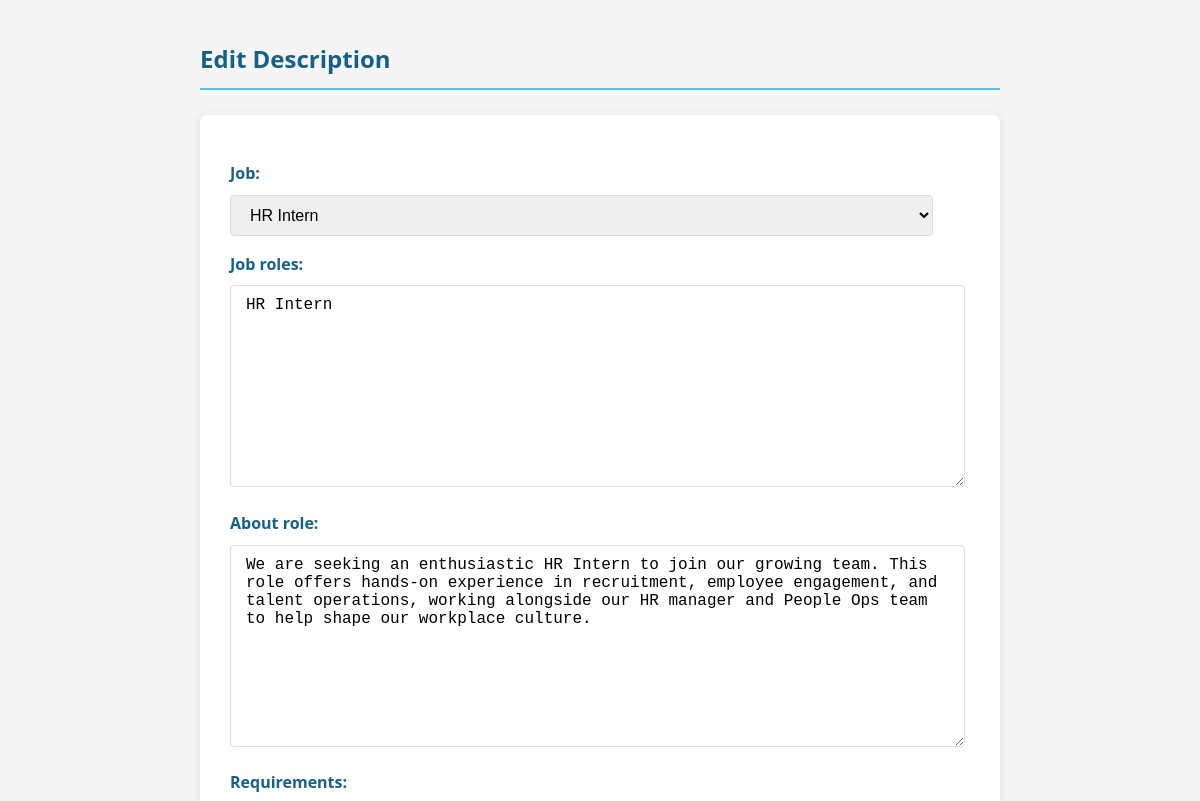
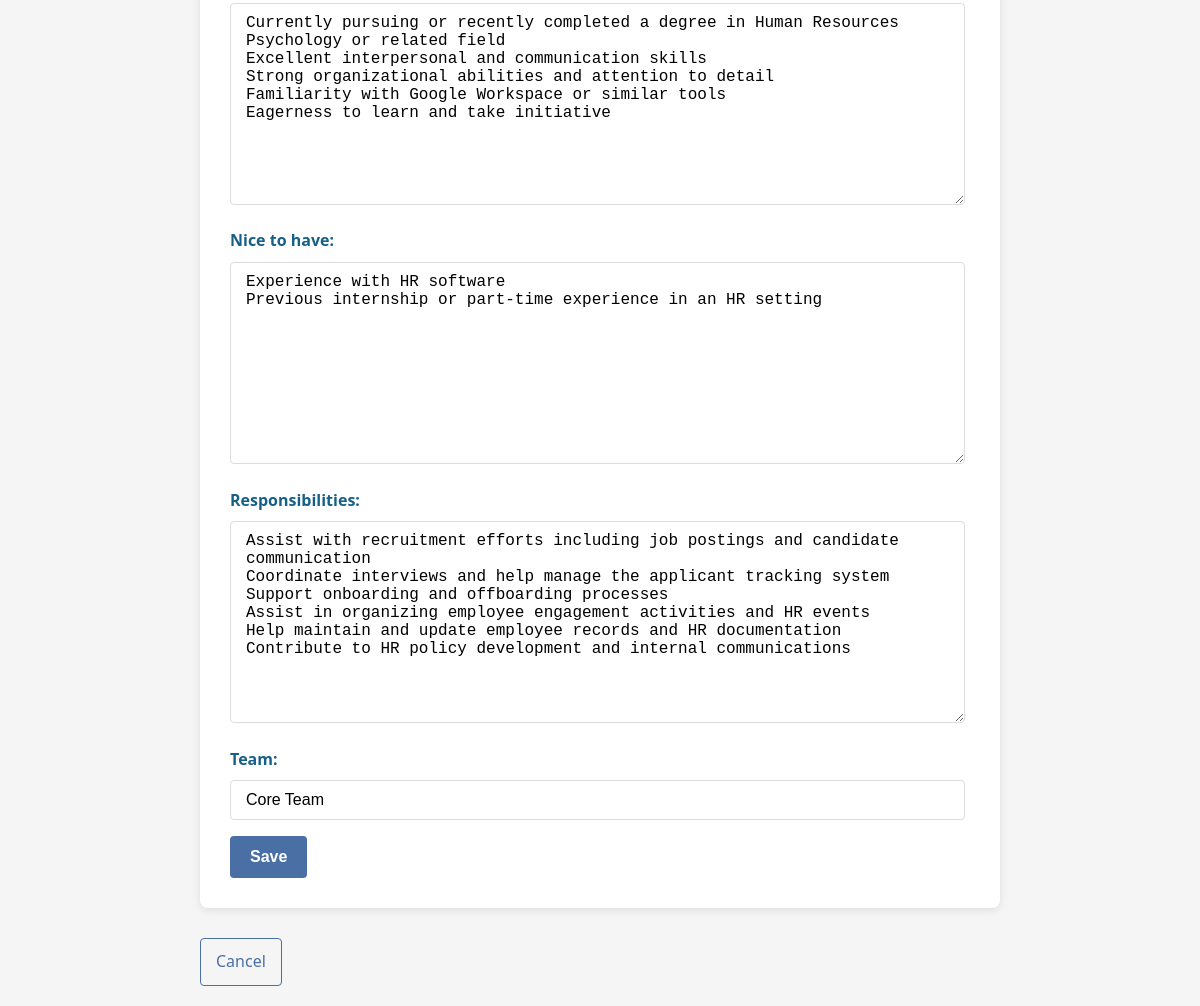
Screenshot of /PiDot/secret/edit-description/31/ (signed in) with the database file from the repository (2 pictures, top to bottom).
### PiDot/models.py (models this page shows, shortened)
class ActiveRole(models.Model):
    job_id = models.CharField(max_length=100, unique=True)
    job_title = models.CharField(max_length=255)
    slug = models.SlugField(unique=True)
    date_posted = models.DateField()
    product_or_service = models.CharField(max_length=255)
    job_location = models.CharField(max_length=255)
    job_type = models.CharField(max_length=100)
    sal = models.CharField(max_length=100)
    basic_qualification = models.TextField()
    status = models.CharField(max_length=10, choices=[('Active', 'Active'), ('Inactive', 'Inactive')])
    department = models.CharField(max_length=255, blank=True, null=True)
    def __str__(self):
        return self.job_title

class JobDescription(models.Model):
    job = models.OneToOneField(ActiveRole, on_delete=models.CASCADE, to_field='job_id', related_name='description')
    job_roles = models.TextField()
    about_role = models.TextField()
    requirements = models.TextField()
    nice_to_have = models.TextField(blank=True, null=True)
    responsibilities = models.TextField()
    team = models.CharField(max_length=255)

### PiDot/views.py (the view)
# urls.py: path('secret/edit-description/<int:pk>/', edit_description, name='edit_description'),
@staff_member_required
def edit_description(request, pk):
    desc = get_object_or_404(JobDescription, pk=pk)
    if request.method == 'POST':
        form = JobDescriptionForm(request.POST, instance=desc)
        if form.is_valid():
            form.save()
            return redirect('secret_page')
    else:
        form = JobDescriptionForm(instance=desc)
    return render(request, 'PiDot/form.html', {'form': form, 'title': 'Edit Description'})

### PiDot/forms.py
class JobDescriptionForm(forms.ModelForm):
    class Meta:
        model = JobDescription
        fields = '__all__'

### templates/PiDot/form.html (shortened to what this page needs)
<!DOCTYPE html>
<html lang="en">
<head>
</head>
<body>
    <h2>{{ title }}</h2>
    <form method="post">
        {{ form.as_p }}
        <button type="submit">Save</button>
    </form>
    <a href="{% url 'secret_page' %}">Cancel</a>
</body>
</html>

### templates/PiDot/form.html (style rules this page uses)
:root { --primary-color: #4a6fa5; --secondary-color: #166088; --accent-color: #4fc3f7; --text-color: #333; --light-gray: #f5f5f5; --white: #ffffff; --error-color: #e53935; --success-color: #43a047; }
body { font-family: 'Segoe UI', Tahoma, Geneva, Verdana, sans-serif; line-height: 1.6; color: var(--text-color); background-color: var(--light-gray); margin: 0; padding: 20px; max-width: 800px; margin: 0 auto; }
h2 { color: var(--secondary-color); margin-bottom: 25px; padding-bottom: 10px; border-bottom: 2px solid var(--accent-color); }
form { background-color: var(--white); padding: 30px; border-radius: 8px; box-shadow: 0 2px 10px rgba(0, 0, 0, 0.1); margin-bottom: 20px; }
label { display: block; margin-bottom: 8px; font-weight: 600; color: var(--secondary-color); }
input[type="text"], input[type="email"], input[type="password"], input[type="number"], textarea, select { width: 95%; padding: 10px 15px; border: 1px solid #ddd; border-radius: 4px; font-size: 16px; transition: border-color 0.3s; }
button[type="submit"] { background-color: var(--primary-color); color: white; border: none; padding: 12px 20px; font-size: 16px; border-radius: 4px; cursor: pointer; transition: background-color 0.3s; font-weight: 600; }
a { display: inline-block; color: var(--primary-color); text-decoration: none; padding: 10px 15px; border: 1px solid var(--primary-color); border-radius: 4px; transition: all 0.3s; margin-top: 10px; }

### rows the page displays
ActiveRole: job "HR Intern"
JobDescription: job_roles "HR Intern", about_role "We are seeking an enthusiastic HR Intern to join our growing team. This role offers hands-on experience in recruitment, employee engagement, and talent operations, working alongside our HR manager and People Ops team to help shape our workplace culture.", requirements "Currently pursuing or recently completed a degree in Human Resources Psychology or related field Excellent interpersonal and communication skills Strong organizational abilities and attention to detail Familiarity with Google Workspace or similar tools Eagerness to learn and take initiative", nice_to_have "Experience with HR software Previous internship or part-time experience in an HR setting", responsibilities "Assist with recruitment efforts including job postings and candidate communication Coordinate interviews and help manage the applicant tracking system Support onboarding and offboarding processes Assist in organizing employee engagement activities and HR events Help maintain and update employee records and HR documentation Contribute to HR policy development and internal communications", team "Core Team"

### other values shown
{{ title }} "Edit Description"
